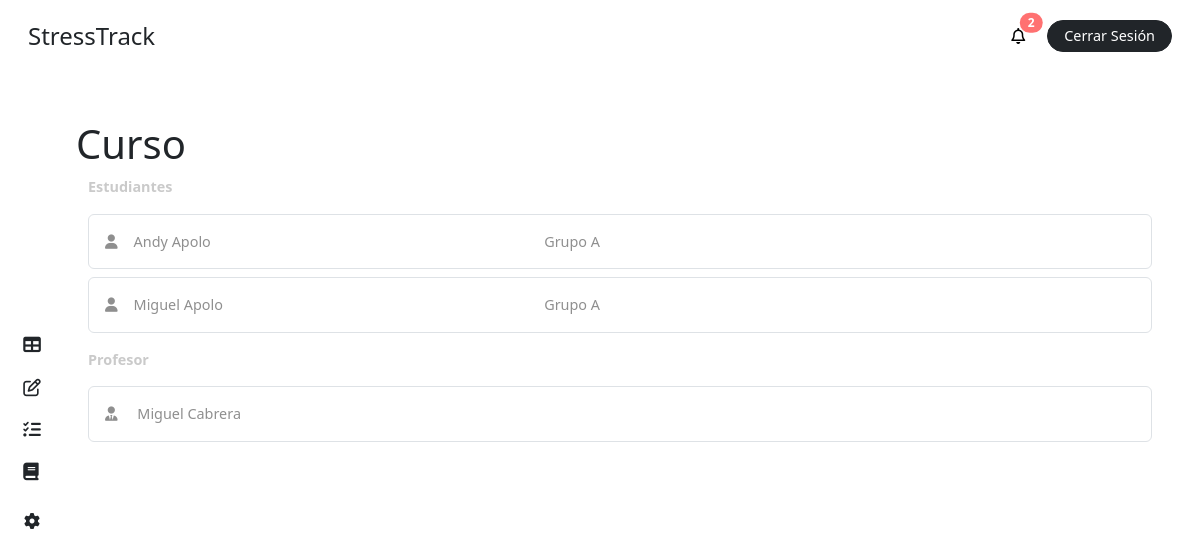
The page /course/ (signed in) on the database its author committed.
### stress/models.py (models this page shows, shortened)
class CustomUser(AbstractBaseUser, PermissionsMixin):
    ROLE_CHOICES = [
        ('student', 'Alumno'),
        ('teacher', 'Profesor'),
        ('superuser', 'Administrador'),
    ]
    first_name = models.CharField(max_length=50, blank=True)
    last_name = models.CharField(max_length=50, blank=True)
    dni = models.CharField(max_length=10, unique=True, blank=True, null=True)
    email = models.EmailField(unique=True)
    role = models.CharField(max_length=20, choices=ROLE_CHOICES, default='student')
    is_active = models.BooleanField(default=True)
    is_staff = models.BooleanField(default=False)
    stress = models.IntegerField(default=0)
    share_stress_level = models.BooleanField(default=False)
    course = models.ForeignKey(Course, on_delete=models.CASCADE, related_name='students', null=True, blank=True)
    group = models.ForeignKey(Team, on_delete=models.CASCADE, related_name='members', null=True, blank=True)
    objects = CustomUserManager()
    USERNAME_FIELD = 'email'
    REQUIRED_FIELDS = []

class Team(models.Model):
    name = models.CharField(max_length=20)
    course = models.ForeignKey(Course, on_delete=models.CASCADE, related_name='teams')
    def __str__(self):
        return f"{self.name}"

### stress/views.py (the view, shortened to what this page needs)
# urls.py: path('course/', views.course, name='course'),
@login_required
def course(request):
    user = request.user
    course = user.course if user.role == 'student' else user.teaching_courses.first()
    if course:
        students = course.students.all()
        teacher = course.teacher
        groups = course.teams.all()
    else:
        students = None
        teacher = None
        groups = None
    context = {
        'students': students,
        'role': request.user.role,
        'groups': groups,
        'teacher': teacher,
        'course': course,
        'notifications': user.notifications.all(),
        'unread_notifications': user.notifications.filter(is_read=False).count(),
    }
    return render(request, 'dashboard/course.html', context)

### stress/templates/dashboard/course.html (shortened to what this page needs)
{% extends "base/dashboard_base.html" %}
{% block content %}
{% include "elements/dashboard_sidebar.html" with role=role %}
<main class="main p-4 pe-5">
  <div class="my-4">
    <div class="row">
      <div class="col-11 p-0">
        <h1 class="m-0">Curso</h1>
      </div>
    </div>
    {% if not course %}
      {% if role == 'student' %}
        <div class="bg-inf p-3 rounded-2 text-gris my-4">
        <i class="fas fa-info-circle"></i> No estas matriculado a un curso por el
        momento.
        </div>
      {% else %}
        <div class="bg-inf p-3 rounded-2 text-gris my-4">
        <i class="fas fa-info-circle"></i> No estas asignado a un curso por el
        momento.
        </div>
      {% endif %}
    {% else %}
      <label class="text-grisillo fw-bold my-2">Estudiantes</label>
      {% if not students %}
        <div class="bg-inf p-3 rounded-2 text-gris">
          <i class="fas fa-info-circle"></i> No hay estudiantes matriculados por el momento.
        </div>
      {% else %}
        {% for student in students %}
            <div class="p-3 my-2 rounded-2 text-gris border border-1">
                <div class="row">
                    <div class="col-5">
                        <i class="fa-solid fa-user me-3"></i>{{ student.first_name }} {{ student.last_name }}
                    </div>
                    <div class="col-4">
                        {% if student.group %}
                            {{ student.group }}
                        {% else %}
                            N/A
                        {% endif %}
                    </div>
                </div>
            </div>
        {% endfor %}
      {% endif %}
      <label class="text-grisillo fw-bold my-2">Profesor</label>
      {% if teacher %}
            <div class="p-3 my-2 rounded-2 text-gris border border-1">
              <div class="row">
                <div class="col-12">
                <i class="fa-solid fa-user-tie me-3"></i> {{ teacher.first_name }} {{ teacher.last_name }}
                </div>
              </div>
            </div>
      {% else %}
          <div class="bg-inf p-3 rounded-2 text-gris">
            <i class="fas fa-info-circle"></i> No hay un profesor asignado por el momento.
          </div>
      {% endif %}
    {% endif %}
  </div>
</main>
{% endblock %}

### stress/static/css/main.css (style rules this page uses)
body { height: 100vh; margin: 0; padding: 0; display: grid; grid-template-columns: 4rem 1fr; grid-template-rows: 4.5rem 1fr; grid-template-areas: "header header" "side main"; gap: 0; background-color: white; }
.main { grid-area: main; overflow-y: auto; }
.text-grisillo { color: #cacaca; font-size: .9rem; }
.text-gris { color: #8f8f8f !important; font-size: .9rem; }

### rows shown on the page
CustomUser: first_name "Andy", last_name "Apolo", group "Grupo A"
CustomUser: first_name "Miguel", last_name "Apolo", group "Grupo A"
CustomUser: first_name "Miguel", last_name "Cabrera"

### other values the page prints
{{ unread_notifications }} "2"
